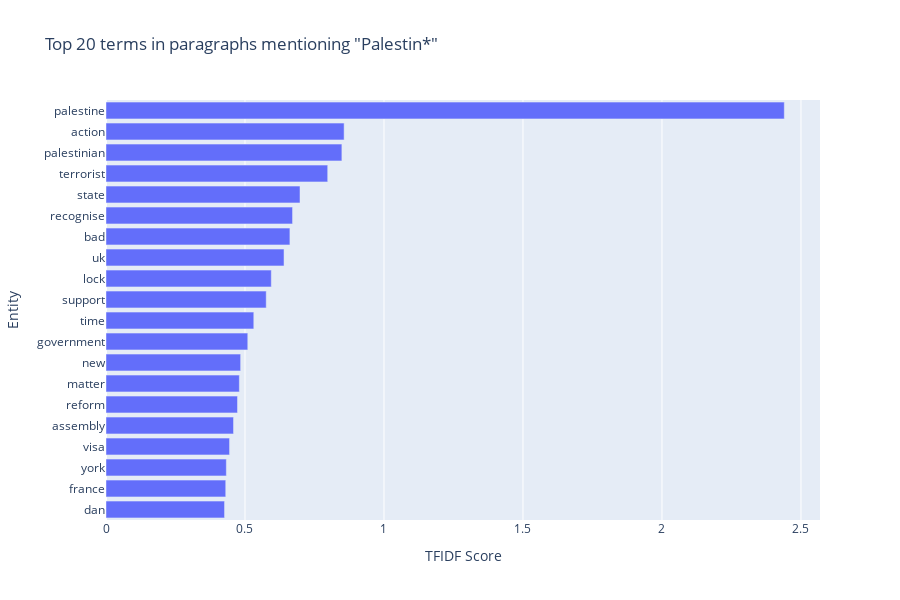

Write notebook code for a chart like this one.
### Code cell
row_per_entity = per_para_data.explode('entities').dropna() # drops rows where paragraphs have no entities
ENTITY = 'Palestin*'
TOP_N = 20
group_indexes = list(set(row_per_entity[row_per_entity['entities'].str.contains(ENTITY)].index))
top_terms = tfidf_vectors.loc[group_indexes].sum().sort_values(ascending=False).head(TOP_N)
import plotly.express as px

fig = px.bar(y=top_terms.index, x=top_terms.values,
              title=f'Top {TOP_N} terms in paragraphs mentioning "{ENTITY}"',
                labels={'x':'TFIDF Score','y':'Entity'},
                height=600)
fig.update_yaxes(categoryorder='total ascending')

### Figure 1 — Plotly figure (JSON) as saved in the notebook; plotly's stock layout.template omitted (floating-point values rounded to 4 significant figures)
{"data": [{"hovertemplate": "TFIDF Score=%{x}<br>Entity=%{y}<extra></extra>", "legendgroup": "", "marker": {"color": "#636efa", "pattern": {"shape": ""}}, "name": "", "orientation": "h", "showlegend": false, "textposition": "auto", "type": "bar", "x": [2.44, 0.8566, 0.8485, 0.7976, 0.6979, 0.6711, 0.6616, 0.6404, 0.5946, 0.5764, 0.5316, 0.51, 0.4843, 0.4797, 0.4731, 0.4587, 0.4445, 0.4329, 0.4308, 0.4264], "xaxis": "x", "y": ["palestine", "action", "palestinian", "terrorist", "state", "recognise", "bad", "uk", "lock", "support", "time", "government", "new", "matter", "reform", "assembly", "visa", "york", "france", "dan"], "yaxis": "y"}], "layout": {"barmode": "relative", "height": 600, "legend": {"tracegroupgap": 0}, "title": {"text": "Top 20 terms in paragraphs mentioning \"Palestin*\""}, "xaxis": {"anchor": "y", "domain": [0, 1], "title": {"text": "TFIDF Score"}}, "yaxis": {"anchor": "x", "categoryorder": "total ascending", "domain": [0, 1], "title": {"text": "Entity"}}}}
